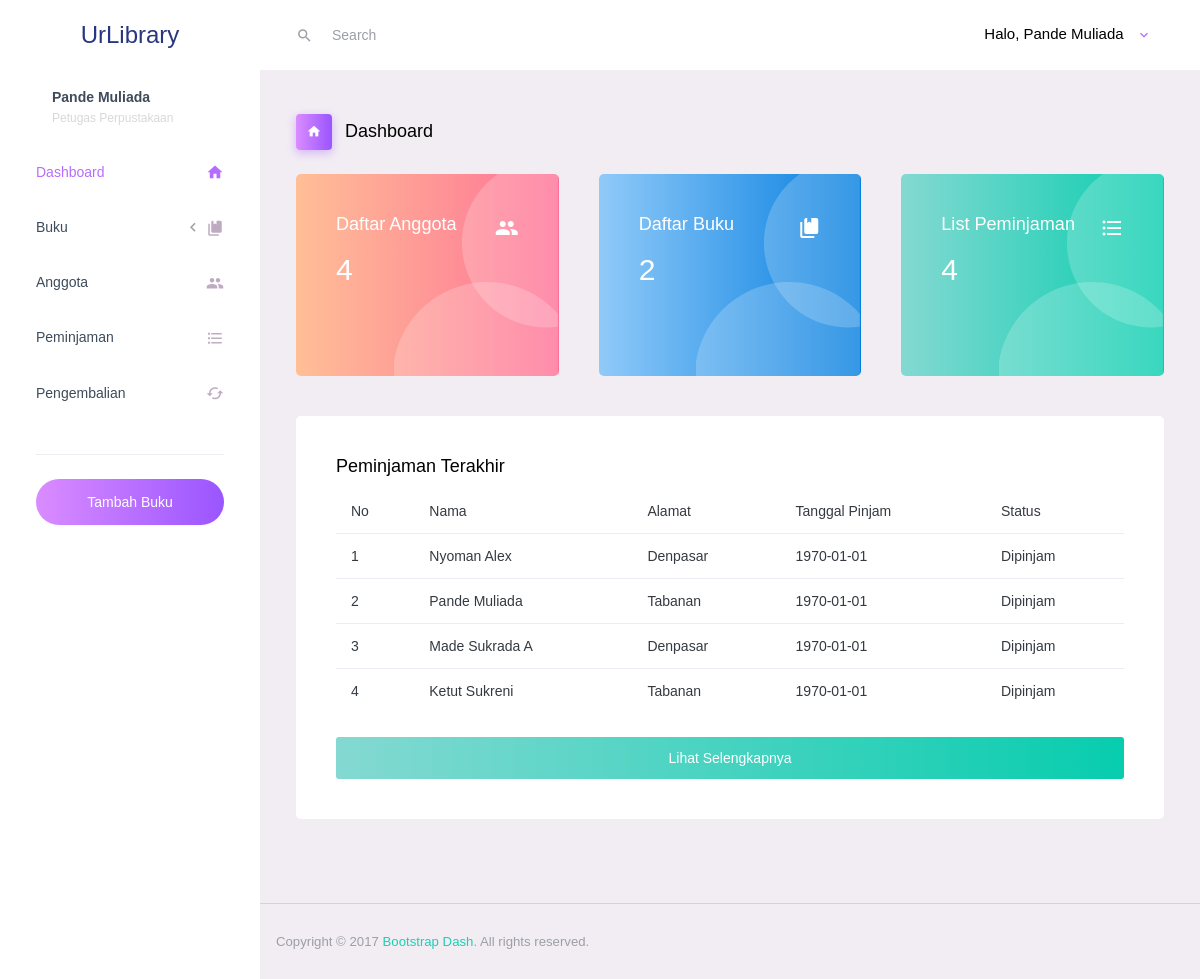
Screenshot of /index.php (signed in) with the database file from the repository.
### tables this page shows
CREATE TABLE `tb_pinjam` (
  `id_pinjam` int(11) NOT NULL,
  `id_anggota` int(11) NOT NULL,
  `id_buku` int(11) NOT NULL,
  `tgl_pinjam` date NOT NULL,
  `tgl_jatuh_tempo` date NOT NULL
);

CREATE TABLE `tb_anggota` (
  `id_anggota` int(11) NOT NULL,
  `nama_anggota` varchar(250) NOT NULL,
  `alamat_anggota` varchar(250) NOT NULL,
  `telepon_anggota` varchar(13) NOT NULL
);

### index.php (the view, shortened to what this page needs)
<?php
  include 'config.php';
  $sql_anggota = "SELECT * FROM tb_anggota";
  $data_anggota = mysqli_query($conn, $sql_anggota);
  $sql_buku = "SELECT * FROM tb_buku";
  $data_buku = mysqli_query($conn, $sql_buku);
  $sql_pinjam = "SELECT * FROM tb_pinjam
                JOIN tb_anggota ON tb_pinjam.id_anggota = tb_anggota.id_anggota
                ";
  $query_pinjam = mysqli_query($conn, $sql_pinjam);
  $data_pinjam = array();
  while ($row = mysqli_fetch_assoc($query_pinjam)) {
    $data_pinjam[] = $row;
  }
?>
<!DOCTYPE html>
<html lang="en">
<head>
  <link rel="stylesheet" href="src/vendors/iconfonts/mdi/css/materialdesignicons.min.css">
  <link rel="stylesheet" href="src/vendors/css/vendor.bundle.base.css">
  <link rel="stylesheet" href="src/css/style.css">
</head>
<body>
  <div class="container-scroller">
    <nav class="navbar default-layout-navbar col-lg-12 col-12 p-0 fixed-top d-flex flex-row">
      <div class="text-center navbar-brand-wrapper d-flex align-items-center justify-content-center">
        <a class="navbar-brand brand-logo" href="index.php">UrLibrary</a>
      </div>
      <div class="navbar-menu-wrapper d-flex align-items-stretch">
        <div class="search-field d-none d-md-block">
          <form class="d-flex align-items-center h-100" action="#">
            <div class="input-group">
              <div class="input-group-prepend bg-transparent">
                  <i class="input-group-text border-0 mdi mdi-magnify"></i>
              </div>
              <input type="text" class="form-control bg-transparent border-0" placeholder="Search">
            </div>
          </form>
        </div>
        <ul class="navbar-nav navbar-nav-right">
          <li class="nav-item nav-profile dropdown">
            <a class="nav-link dropdown-toggle" id="profileDropdown" href="#" data-toggle="dropdown" aria-expanded="false">
              <div class="nav-profile-text">
                <p class="mb-1 text-black">Halo, <?= $_SESSION['admin']['nama_petugas'] ?> &nbsp;</p>
              </div>
            </a>
          </li>
      </div>
    </nav>
    <div class="container-fluid page-body-wrapper">
      <nav class="sidebar sidebar-offcanvas" id="sidebar">
        <ul class="nav">
          <li class="nav-item nav-profile">
            <a href="#" class="nav-link">
              <div class="nav-profile-text d-flex flex-column">
                <span class="font-weight-bold mb-2"><?= $_SESSION['admin']['nama_petugas'] ?></span>
                <span class="text-secondary text-small">Petugas Perpustakaan</span>
              </div>
            </a>
          </li>
          <li class="nav-item">
            <a class="nav-link" href="index.php">
              <span class="menu-title">Dashboard</span>
              <i class="mdi mdi-home menu-icon"></i>
            </a>
          </li>
          <li class="nav-item">
            <a class="nav-link" data-toggle="collapse" href="#ui-basic" aria-expanded="false" aria-controls="ui-basic">
              <span class="menu-title">Buku</span>
              <i class="menu-arrow"></i>
              <i class="mdi mdi-book-multiple menu-icon"></i>
            </a>
          </li>
          <li class="nav-item">
            <a class="nav-link" href="modul_anggota/list_anggota.php">
              <span class="menu-title">Anggota</span>
              <i class="mdi mdi-account-multiple menu-icon"></i>
            </a>
          </li>
          <li class="nav-item">
            <a class="nav-link" href="modul_pinjam/list_pinjam.php">
              <span class="menu-title">Peminjaman</span>
              <i class="mdi mdi-format-list-bulleted menu-icon"></i>
            </a>
          </li>
          <li class="nav-item">
            <a class="nav-link" href="modul_kembali/list_kembali.php">
              <span class="menu-title">Pengembalian</span>
              <i class="mdi mdi-cached menu-icon"></i>
            </a>
          </li>
          <li class="nav-item sidebar-actions">
            <span class="nav-link">
              <div class="border-bottom">
              </div>
              <a href="modul_buku/form_tambah.php" class="btn btn-rounded btn-block btn-lg btn-gradient-primary mt-4">Tambah Buku</a>
            </span>
          </li>
        </ul>
      </nav>
      <div class="main-panel">
        <div class="content-wrapper">
          <div class="page-header">
            <h3 class="page-title">
              <span class="page-title-icon bg-gradient-primary text-white mr-2 btn-icon">
                <i class="mdi mdi-home"></i>
              </span>
              Dashboard
            </h3>
            <nav aria-label="breadcrumb">
              <ul class="breadcrumb">
              </ul>
            </nav>
          </div>
          <div class="row">
            <div class="col-md-4 grid-margin">
              <div class="card bg-gradient-danger card-img-holder text-white">
                <div class="card-body">
                  <img src="src/img/circle.svg" class="card-img-absolute" alt="circle-image"/>
                  <h4 class="font-weight-normal mb-3">Daftar Anggota
                  </h4>
                  <h2 class="mb-5"><?= mysqli_num_rows($data_anggota) ?></h2>
                </div>
              </div>
            </div>
            <div class="col-md-4 grid-margin">
              <div class="card bg-gradient-info card-img-holder text-white">
                <div class="card-body">
                  <img src="src/img/circle.svg" class="card-img-absolute" alt="circle-image"/>
                  <h4 class="font-weight-normal mb-3">Daftar Buku
                  </h4>
                  <h2 class="mb-5"><?= mysqli_num_rows($data_buku) ?></h2>
                </div>
              </div>
            </div>
            <div class="col-md-4 grid-margin">
              <div class="card bg-gradient-success card-img-holder text-white">
                <div class="card-body">
                  <img src="src/img/circle.svg" class="card-img-absolute" alt="circle-image"/>
                  <h4 class="font-weight-normal mb-3">List Peminjaman
                  </h4>
                  <h2 class="mb-5"><?= mysqli_num_rows($query_pinjam) ?></h2>
                </div>
              </div>
            </div>
          </div>
          <div class="row">
            <div class="col-12 grid-margin">
              <div class="card">
                <div class="card-body">
                  <h4 class="card-title">Peminjaman Terakhir</h4>
                  <div class="table-responsive">
                    <table class="table table-hover">
                      <thead>
                        <tr>
                          <th>
                            No
                          </th>
                          <th>
                            Nama
                          </th>
                          <th>
                            Alamat
                          </th>
                          <th>
                            Tanggal Pinjam
                          </th>
                          <th>
                            Status
                          </th>
                        </tr>
                      </thead>
                      <tbody>
                        <?php foreach ($data_pinjam as $i => $pinjam) : ?>
                          <tr>
                            <td>
                              <?= ++$i ?>
                            </td>
                            <td>
                              <?= $pinjam['nama_anggota'] ?>
                            </td>
                            <td>
                              <?= $pinjam['alamat_anggota'] ?>
                            </td>
                            <td>
                              <?=  $pinjam['tgl_pinjam'] ?>
                            </td>
                            <td>
                              Dipinjam
                            </td>
                          </tr>
                          <?php if ($i == 4) {
                            break;
                          }
                          ?>
                        <?php $i++; endforeach; ?>
                      </tbody>
                    </table>
                    <div class="mt-4">
                      <a href="" class="btn btn-block btn-gradient-success">Lihat Selengkapnya</a>
                    </div>
                  </div>
                </div>
              </div>
            </div>
          </div>
        </div>
        <?php include './partials/_footer.php' ?>
      </div>
    </div>
  </div>
</body>
</html>

### partials/_footer.php
<footer class="footer">
  <div class="d-sm-flex justify-content-center justify-content-sm-between">
    <span class="text-muted text-center text-sm-left d-block d-sm-inline-block">Copyright © 2017 <a href="https://www.bootstrapdash.com/" target="_blank">Bootstrap Dash</a>. All rights reserved.</span>
  </div>
</footer>

### rows the page displays
tb_pinjam: id_anggota.nama_anggota "Nyoman Alex", id_anggota.alamat_anggota "Denpasar", tgl_pinjam "1970-01-01"
tb_pinjam: id_anggota.nama_anggota "Pande Muliada", id_anggota.alamat_anggota "Tabanan", tgl_pinjam "1970-01-01"
tb_pinjam: id_anggota.nama_anggota "Made Sukrada A", id_anggota.alamat_anggota "Denpasar", tgl_pinjam "1970-01-01"
tb_pinjam: id_anggota.nama_anggota "Ketut Sukreni", id_anggota.alamat_anggota "Tabanan", tgl_pinjam "1970-01-01"

### other values shown
$_SESSION['admin']['nama_petugas'] "Pande Muliada"
mysqli_num_rows($data_anggota) "4"
mysqli_num_rows($data_buku) "2"
mysqli_num_rows($query_pinjam) "4"
